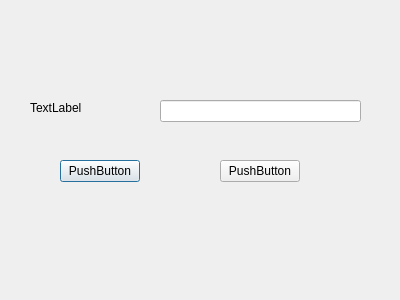
<?xml version="1.0" encoding="UTF-8"?>
<ui version="4.0">
 <class>SettingDialog</class>
 <widget class="QDialog" name="SettingDialog">
  <property name="geometry">
   <rect>
    <x>0</x>
    <y>0</y>
    <width>400</width>
    <height>300</height>
   </rect>
  </property>
  <property name="windowTitle">
   <string>Dialog</string>
  </property>
  <widget class="QLabel" name="lab_password">
   <property name="geometry">
    <rect>
     <x>30</x>
     <y>100</y>
     <width>111</width>
     <height>16</height>
    </rect>
   </property>
   <property name="text">
    <string>TextLabel</string>
   </property>
  </widget>
  <widget class="QLineEdit" name="lei_password">
   <property name="geometry">
    <rect>
     <x>160</x>
     <y>100</y>
     <width>201</width>
     <height>22</height>
    </rect>
   </property>
  </widget>
  <widget class="QPushButton" name="btn_ok">
   <property name="geometry">
    <rect>
     <x>60</x>
     <y>160</y>
     <width>80</width>
     <height>22</height>
    </rect>
   </property>
   <property name="text">
    <string>PushButton</string>
   </property>
  </widget>
  <widget class="QPushButton" name="btn_cancle">
   <property name="geometry">
    <rect>
     <x>220</x>
     <y>160</y>
     <width>80</width>
     <height>22</height>
    </rect>
   </property>
   <property name="text">
    <string>PushButton</string>
   </property>
  </widget>
 </widget>
 <resources/>
 <connections/>
</ui>
